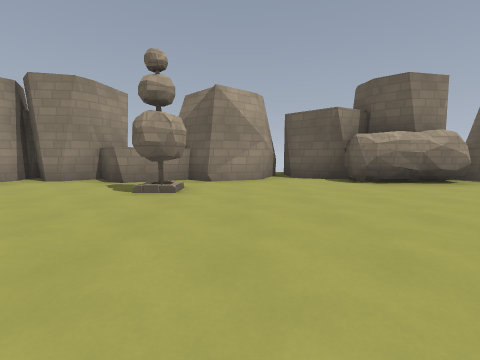
View 1 (above)

17 first-person views from a walk through a 3-D level made in the Godot game engine. The camera is 1.3 m above the floor, tilts 6° down and sees 90° across. The floor is counted in squares, 2 m on a side. Each view is taken from the middle of a square. On the plan, view 1 faces up. The plan holds only what a view shows up to about 9 squares ahead; the rest is blank. Surface patterns are stand-ins for the level's own textures.

View 2
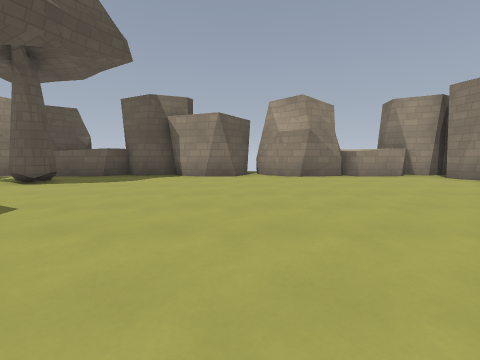

View 3
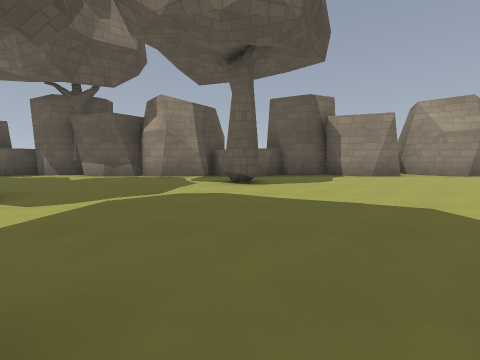

View 4
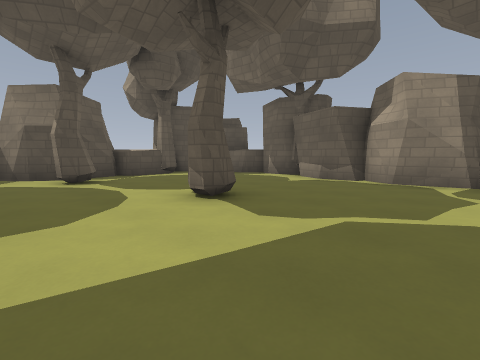

View 5
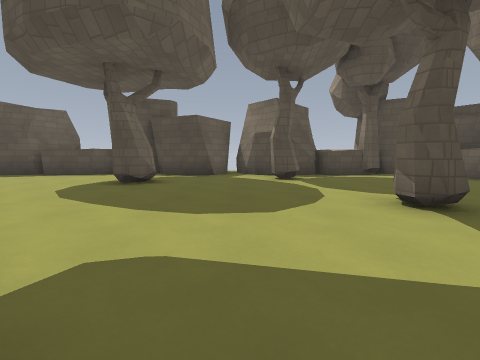

View 6
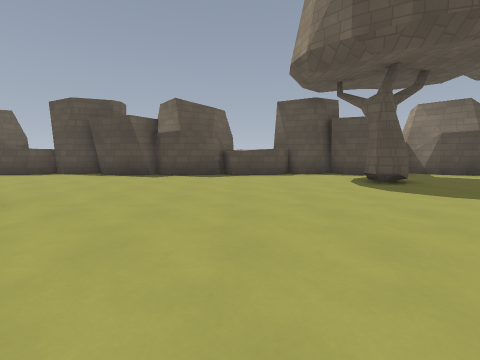

View 7
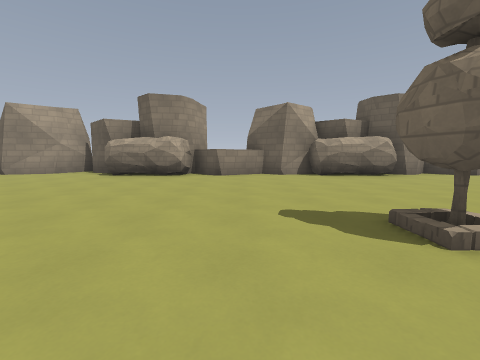

View 8
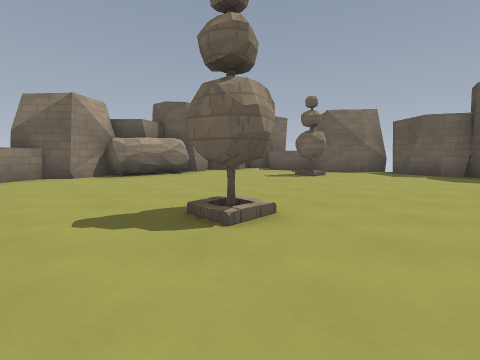

View 9
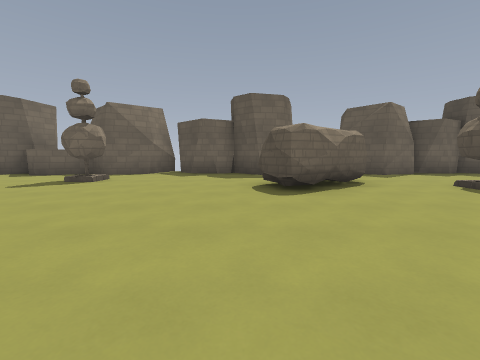

View 10
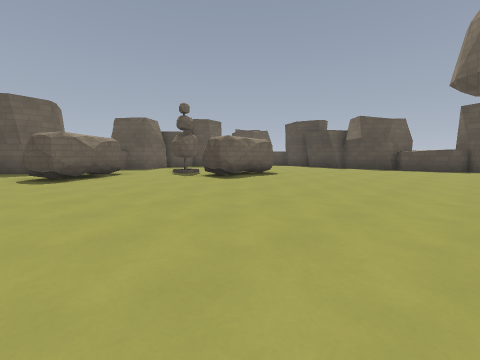

View 11
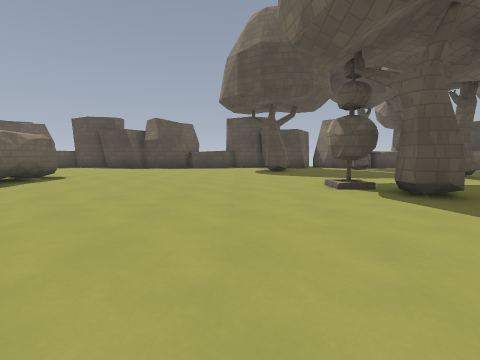

View 12
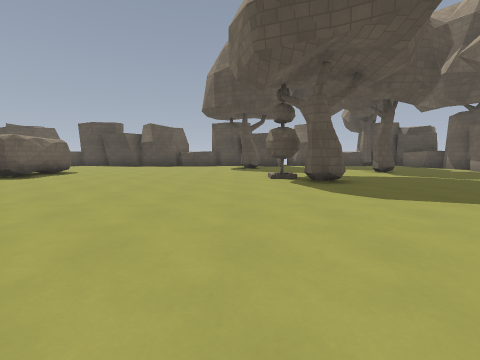

View 13
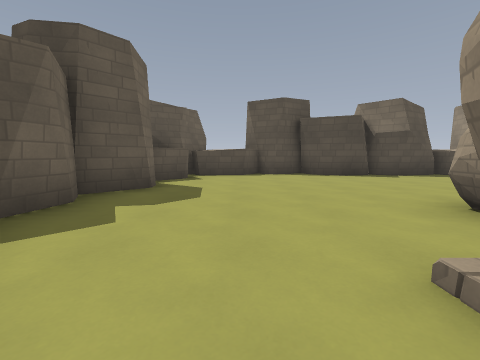

View 14
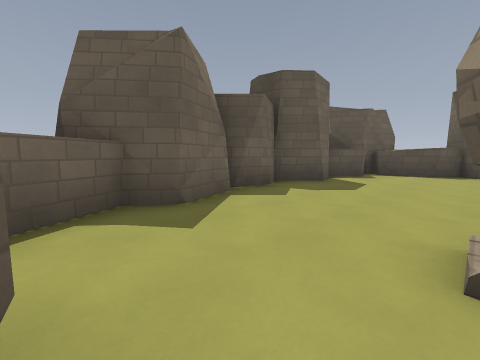

View 15
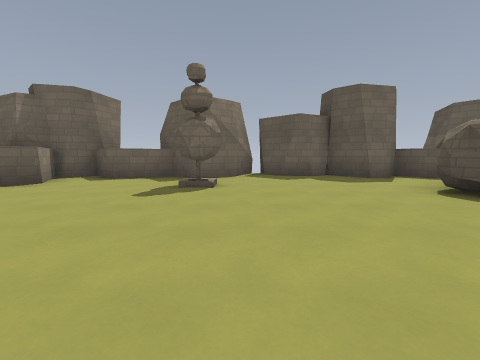

View 16
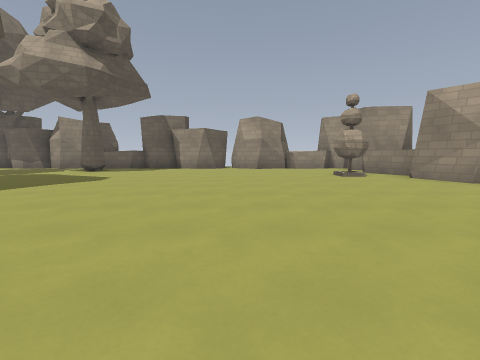

View 17
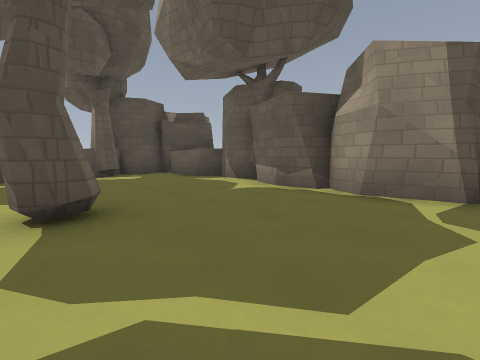

### Floor plan
Key: @ floor where view 1 was taken; # wall or solid block; x gap in a wall; . floor.
Columns run from 6 left of view 1 to 17 right of it. Each row starts with its distance up from view 1.
  7       ####
  6 #######..##############
  5 #.....................#
  4 #.....................##
  3 #......................#
  2 #...................#.##
  1 #......................#
  0 #.....@........#.......#
 -1 #......................#
 -2 #......................#
 -3 #..................#..##
 -4 #..................##.#
 -5 #.#.................#.##
 -6 #.......#..............#
 -7 #........#.......#.#..##
 -8 #................#.....#
 -9 #....#...........#.....#
-10 #......................#
-11 #.....................##
-12 #.....................#
-13 #.....................#
-14 #.#####.##.#######.####
-15 ###    x ###     ###

Positions as (right, up) in squares from view 1, and headings:
1: (0, 0), facing up
2: (2, 0), facing left
3: (2, -5), facing left
4: (1, -6), facing down-left
5: (1, -6), facing down
6: (7, -6), facing down
7: (7, -2), facing up
8: (7, -2), facing up-right
9: (8, -2), facing right
10: (5, -2), facing down-right
11: (5, -2), facing down
12: (4, 0), facing down
13: (14, -6), facing down
14: (13, -5), facing down-right
15: (9, 1), facing right
16: (6, 1), facing left
17: (-1, -6), facing down-left
